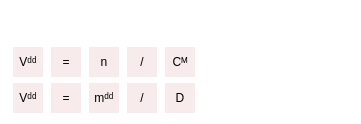
  <widget class="QWidget" name="gridWidget_5" native="true">
   <property name="geometry">
    <rect>
     <x>750</x>
     <y>320</y>
     <width>361</width>
     <height>121</height>
    </rect>
   </property>
   <property name="styleSheet">
    <string notr="true">QWidget {
    background: transparent; /* cho con trở về mặc định */
}

QLabel {
	background-color:#f7ebeb;
    border: none;
}</string>
   </property>
   <layout class="QGridLayout" name="gridLayout_5">
    <item row="2" column="4">
     <widget class="QLabel" name="label_5_13">
      <property name="sizePolicy">
       <sizepolicy hsizetype="Fixed" vsizetype="Fixed">
        <horstretch>0</horstretch>
        <verstretch>0</verstretch>
       </sizepolicy>
      </property>
      <property name="minimumSize">
       <size>
        <width>30</width>
        <height>30</height>
       </size>
      </property>
      <property name="maximumSize">
       <size>
        <width>30</width>
        <height>30</height>
       </size>
      </property>
      <property name="text">
       <string>D</string>
      </property>
      <property name="alignment">
       <set>Qt::AlignCenter</set>
      </property>
     </widget>
    </item>
    <item row="2" column="1">
     <widget class="QLabel" name="label_12_8">
      <property name="sizePolicy">
       <sizepolicy hsizetype="Fixed" vsizetype="Fixed">
        <horstretch>0</horstretch>
        <verstretch>0</verstretch>
       </sizepolicy>
      </property>
      <property name="minimumSize">
       <size>
        <width>30</width>
        <height>30</height>
       </size>
      </property>
      <property name="maximumSize">
       <size>
        <width>30</width>
        <height>30</height>
       </size>
      </property>
      <property name="styleSheet">
       <string notr="true">
font-size:12px;
border: 0px</string>
      </property>
      <property name="text">
       <string>=</string>
      </property>
      <property name="alignment">
       <set>Qt::AlignCenter</set>
      </property>
     </widget>
    </item>
    <item row="1" column="1">
     <widget class="QLabel" name="label_11_5">
      <property name="sizePolicy">
       <sizepolicy hsizetype="Fixed" vsizetype="Fixed">
        <horstretch>0</horstretch>
        <verstretch>0</verstretch>
       </sizepolicy>
      </property>
      <property name="minimumSize">
       <size>
        <width>30</width>
        <height>30</height>
       </size>
      </property>
      <property name="maximumSize">
       <size>
        <width>30</width>
        <height>30</height>
       </size>
      </property>
      <property name="styleSheet">
       <string notr="true">
font-size:12px;
border: 0px</string>
      </property>
      <property name="text">
       <string>=</string>
      </property>
      <property name="alignment">
       <set>Qt::AlignCenter</set>
      </property>
     </widget>
    </item>
    <item row="2" column="7">
     <widget class="QLabel" name="label_10_22">
      <property name="sizePolicy">
       <sizepolicy hsizetype="Fixed" vsizetype="Fixed">
        <horstretch>0</horstretch>
        <verstretch>0</verstretch>
       </sizepolicy>
      </property>
      <property name="minimumSize">
       <size>
        <width>30</width>
        <height>30</height>
       </size>
      </property>
      <property name="maximumSize">
       <size>
        <width>30</width>
        <height>30</height>
       </size>
      </property>
      <property name="styleSheet">
       <string notr="true">background-color:transparent;
font-size:12px;
border: 0px</string>
      </property>
      <property name="text">
       <string/>
      </property>
      <property name="alignment">
       <set>Qt::AlignCenter</set>
      </property>
     </widget>
    </item>
    <item row="2" column="6">
     <widget class="QLabel" name="label_10_23">
      <property name="sizePolicy">
       <sizepolicy hsizetype="Fixed" vsizetype="Fixed">
        <horstretch>0</horstretch>
        <verstretch>0</verstretch>
       </sizepolicy>
      </property>
      <property name="minimumSize">
       <size>
        <width>30</width>
        <height>30</height>
       </size>
      </property>
      <property name="maximumSize">
       <size>
        <width>30</width>
        <height>30</height>
       </size>
      </property>
      <property name="styleSheet">
       <string notr="true">background-color:transparent;
font-size:12px;
border: 0px</string>
      </property>
      <property name="text">
       <string/>
      </property>
      <property name="alignment">
       <set>Qt::AlignCenter</set>
      </property>
     </widget>
    </item>
    <item row="2" column="5">
     <widget class="QLabel" name="label_10_21">
      <property name="sizePolicy">
       <sizepolicy hsizetype="Fixed" vsizetype="Fixed">
        <horstretch>0</horstretch>
        <verstretch>0</verstretch>
       </sizepolicy>
      </property>
      <property name="minimumSize">
       <size>
        <width>30</width>
        <height>30</height>
       </size>
      </property>
      <property name="maximumSize">
       <size>
        <width>30</width>
        <height>30</height>
       </size>
      </property>
      <property name="styleSheet">
       <string notr="true">background-color:transparent;
font-size:12px;
border: 0px</string>
      </property>
      <property name="text">
       <string/>
      </property>
      <property name="alignment">
       <set>Qt::AlignCenter</set>
      </property>
     </widget>
    </item>
    <item row="1" column="2">
     <widget class="QLabel" name="label_11_7">
      <property name="sizePolicy">
       <sizepolicy hsizetype="Fixed" vsizetype="Fixed">
        <horstretch>0</horstretch>
        <verstretch>0</verstretch>
       </sizepolicy>
      </property>
      <property name="minimumSize">
       <size>
        <width>30</width>
        <height>30</height>
       </size>
      </property>
      <property name="maximumSize">
       <size>
        <width>30</width>
        <height>30</height>
       </size>
      </property>
      <property name="text">
       <string>n</string>
      </property>
      <property name="alignment">
       <set>Qt::AlignCenter</set>
      </property>
     </widget>
    </item>
    <item row="1" column="4">
     <widget class="QLabel" name="label_3_5">
      <property name="sizePolicy">
       <sizepolicy hsizetype="Fixed" vsizetype="Fixed">
        <horstretch>0</horstretch>
        <verstretch>0</verstretch>
       </sizepolicy>
      </property>
      <property name="minimumSize">
       <size>
        <width>30</width>
        <height>30</height>
       </size>
      </property>
      <property name="maximumSize">
       <size>
        <width>30</width>
        <height>30</height>
       </size>
      </property>
      <property name="text">
       <string>Cᴹ</string>
      </property>
      <property name="alignment">
       <set>Qt::AlignCenter</set>
      </property>
     </widget>
    </item>
    <item row="1" column="0">
     <widget class="QLabel" name="label_5_11">
      <property name="sizePolicy">
       <sizepolicy hsizetype="Fixed" vsizetype="Fixed">
        <horstretch>0</horstretch>
        <verstretch>0</verstretch>
       </sizepolicy>
      </property>
      <property name="minimumSize">
       <size>
        <width>30</width>
        <height>30</height>
       </size>
      </property>
      <property name="maximumSize">
       <size>
        <width>30</width>
        <height>30</height>
       </size>
      </property>
      <property name="text">
       <string>Vᵈᵈ</string>
      </property>
      <property name="alignment">
       <set>Qt::AlignCenter</set>
      </property>
     </widget>
    </item>
    <item row="2" column="3">
     <widget class="QLabel" name="label_12_15">
      <property name="sizePolicy">
       <sizepolicy hsizetype="Fixed" vsizetype="Fixed">
        <horstretch>0</horstretch>
        <verstretch>0</verstretch>
       </sizepolicy>
      </property>
      <property name="minimumSize">
       <size>
        <width>30</width>
        <height>30</height>
       </size>
      </property>
      <property name="maximumSize">
       <size>
        <width>30</width>
        <height>30</height>
       </size>
      </property>
      <property name="styleSheet">
       <string notr="true">
font-size:12px;
border: 0px</string>
      </property>
      <property name="text">
       <string>/</string>
      </property>
      <property name="alignment">
       <set>Qt::AlignCenter</set>
      </property>
     </widget>
    </item>
    <item row="0" column="0">
     <widget class="QLabel" name="label_10_26">
      <property name="sizePolicy">
       <sizepolicy hsizetype="Fixed" vsizetype="Fixed">
        <horstretch>0</horstretch>
        <verstretch>0</verstretch>
       </sizepolicy>
      </property>
      <property name="minimumSize">
       <size>
        <width>30</width>
        <height>30</height>
       </size>
      </property>
      <property name="maximumSize">
       <size>
        <width>30</width>
        <height>30</height>
       </size>
      </property>
      <property name="styleSheet">
       <string notr="true">background-color:transparent;
font-size:12px;
border: 0px</string>
      </property>
      <property name="text">
       <string/>
      </property>
      <property name="alignment">
       <set>Qt::AlignCenter</set>
      </property>
     </widget>
    </item>
    <item row="2" column="0">
     <widget class="QLabel" name="label_5_12">
      <property name="sizePolicy">
       <sizepolicy hsizetype="Fixed" vsizetype="Fixed">
        <horstretch>0</horstretch>
        <verstretch>0</verstretch>
       </sizepolicy>
      </property>
      <property name="minimumSize">
       <size>
        <width>30</width>
        <height>30</height>
       </size>
      </property>
      <property name="maximumSize">
       <size>
        <width>30</width>
        <height>30</height>
       </size>
      </property>
      <property name="text">
       <string>Vᵈᵈ</string>
      </property>
      <property name="alignment">
       <set>Qt::AlignCenter</set>
      </property>
     </widget>
    </item>
    <item row="1" column="3">
     <widget class="QLabel" name="label_12_14">
      <property name="sizePolicy">
       <sizepolicy hsizetype="Fixed" vsizetype="Fixed">
        <horstretch>0</horstretch>
        <verstretch>0</verstretch>
       </sizepolicy>
      </property>
      <property name="minimumSize">
       <size>
        <width>30</width>
        <height>30</height>
       </size>
      </property>
      <property name="maximumSize">
       <size>
        <width>30</width>
        <height>30</height>
       </size>
      </property>
      <property name="styleSheet">
       <string notr="true">
font-size:12px;
border: 0px</string>
      </property>
      <property name="text">
       <string>/</string>
      </property>
      <property name="alignment">
       <set>Qt::AlignCenter</set>
      </property>
     </widget>
    </item>
    <item row="2" column="2">
     <widget class="QLabel" name="label_4_9">
      <property name="sizePolicy">
       <sizepolicy hsizetype="Fixed" vsizetype="Fixed">
        <horstretch>0</horstretch>
        <verstretch>0</verstretch>
       </sizepolicy>
      </property>
      <property name="minimumSize">
       <size>
        <width>30</width>
        <height>30</height>
       </size>
      </property>
      <property name="maximumSize">
       <size>
        <width>30</width>
        <height>30</height>
       </size>
      </property>
      <property name="text">
       <string>mᵈᵈ</string>
      </property>
      <property name="alignment">
       <set>Qt::AlignCenter</set>
      </property>
     </widget>
    </item>
    <item row="2" column="8">
     <widget class="QLabel" name="label_10_27">
      <property name="sizePolicy">
       <sizepolicy hsizetype="Fixed" vsizetype="Fixed">
        <horstretch>0</horstretch>
        <verstretch>0</verstretch>
       </sizepolicy>
      </property>
      <property name="minimumSize">
       <size>
        <width>30</width>
        <height>30</height>
       </size>
      </property>
      <property name="maximumSize">
       <size>
        <width>30</width>
        <height>30</height>
       </size>
      </property>
      <property name="styleSheet">
       <string notr="true">background-color:transparent;
font-size:12px;
border: 0px</string>
      </property>
      <property name="text">
       <string/>
      </property>
      <property name="alignment">
       <set>Qt::AlignCenter</set>
      </property>
     </widget>
    </item>
   </layout>
  </widget>
